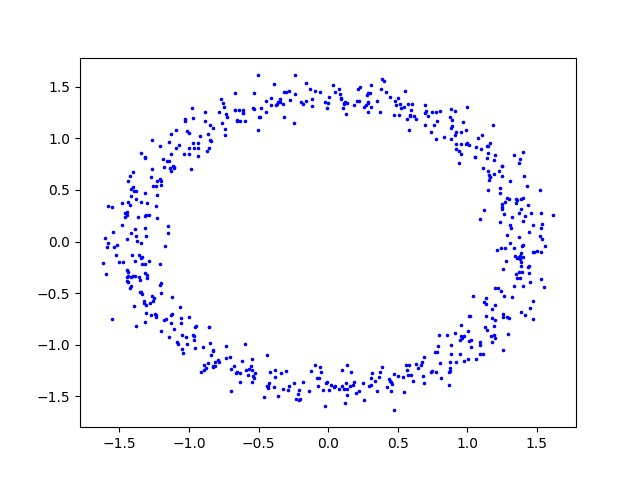
#> input picture assignment-1/problem-1/problem-1 decorrelated_data.png, 640 x 480 px
$ python solution-1.py   (older library calls are emulated)
#> lines starting #> are read from the running program, lines starting #| are printed output that depends on the picture
from scipy import misc
from matplotlib import pyplot as plt

def convolve(image):
    # kernel = [1 2 1]/4
    rows, cols = image.shape
    # assuming valid boundary conditions
    # convolution of [1 2 1] / 4 kernel with the image
    row_convolution = 2*image[:, 1:cols-1]
    row_convolution = row_convolution + 1*image[:, :cols-2] + 1*image[:, 2:]
    image = 0.25 * row_convolution

    # the output of row convolution is convoluted again
    # with ([1 2 1]/4)transpose
    rows, cols = image.shape
    col_convolution = 2*image[1:rows-1, :]
    col_convolution = col_convolution + 1*image[:rows-2, :] + 1*image[2:, :]
    image = 0.25 * col_convolution
    # final size of the image is [image.rows - 2, image_cols -2]
    return image


if __name__ == '__main__':
    image_name = input('please input image path:')
#> the answer given: ../problem-1/problem-1 decorrelated_data.png
    try:
        image = misc.imread(image_name, flatten=True)
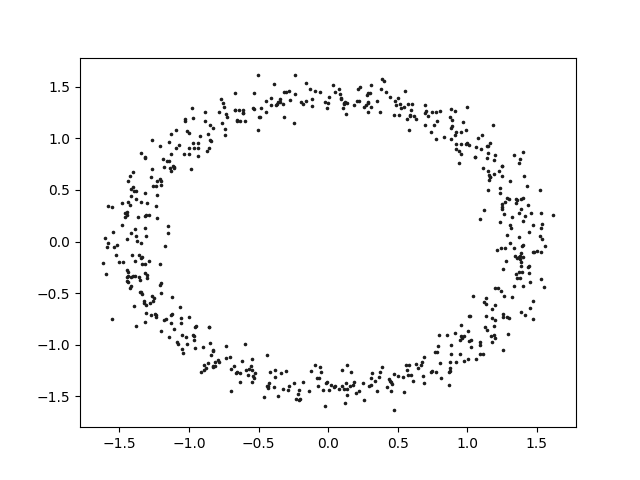
#> image: shape (480, 640) float32; min 0, max 255, mean 248.3
    except:
        print('invalid image path')
        quit()

    kernel_width = 2
    while kernel_width % 2 == 0 or kernel_width < 3:
#> (the run stopped early here; a loop or call above may not have finished)

$ run again, on assignment-1/problem-1/problem-1 zero_mean_data.png
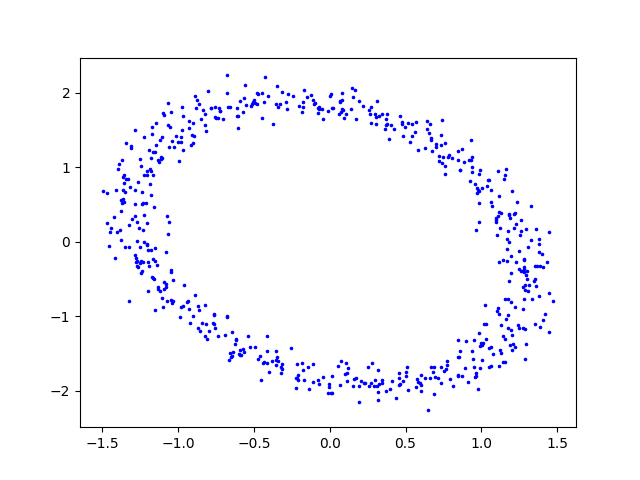
#> input picture assignment-1/problem-1/problem-1 zero_mean_data.png, 640 x 480 px
#> `image = misc.imread(image_name, flatten=True)`:
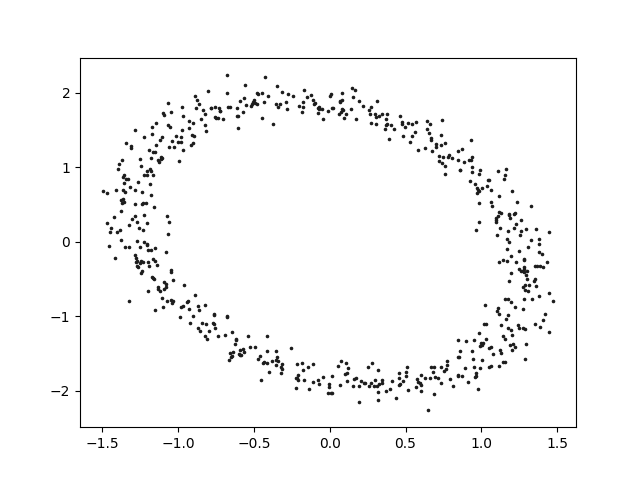
#> image: shape (480, 640) float32; min 0, max 255, mean 248.5
